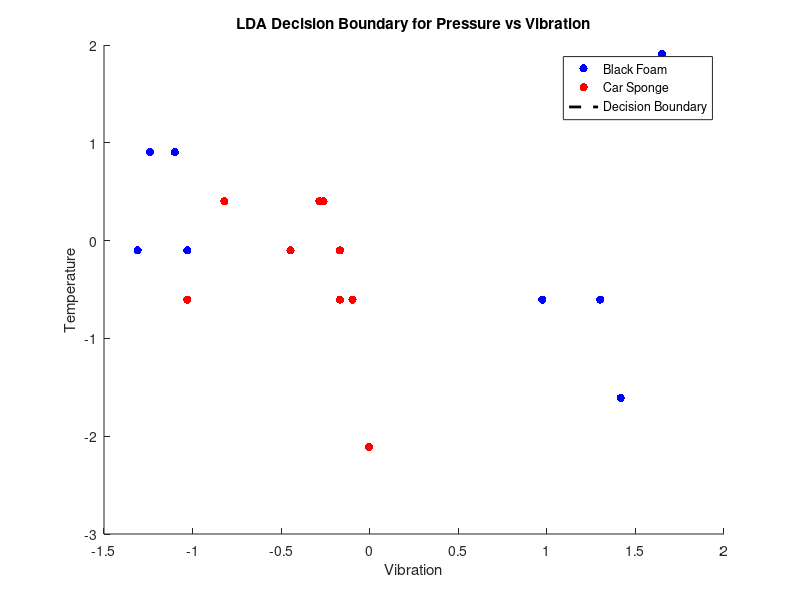
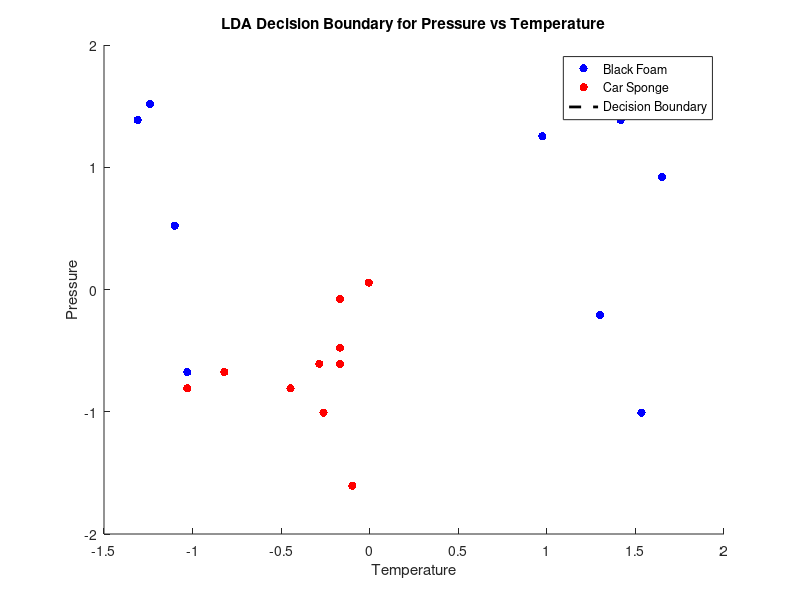
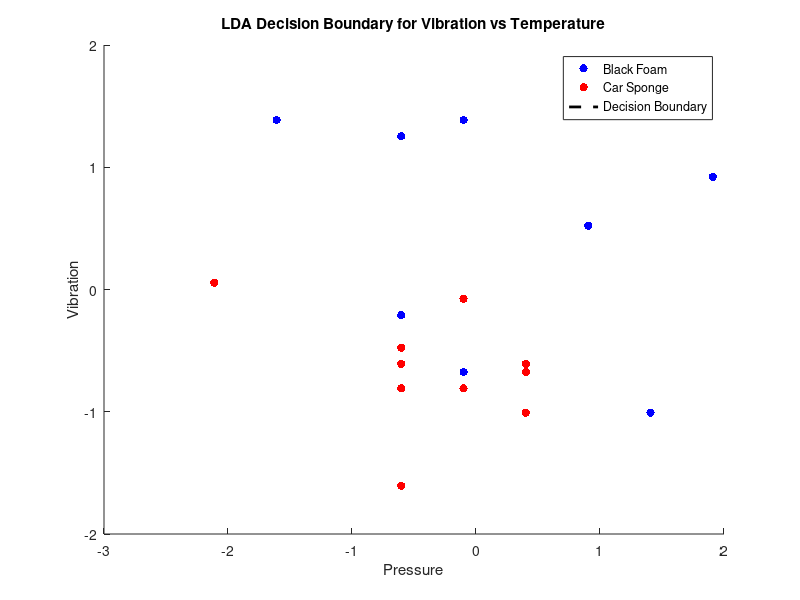

The MATLAB source for these figures, in order:
% Load the data from the .mat file
data = load('Lab1/F0_PVT.mat');

% Extract the features for black foam and car sponge
pressure_black_foam = data.Pressure(2,:)';
vibration_black_foam = data.Vibration(2,:)';
temperature_black_foam = data.Temperature(2,:)';

pressure_car_sponge = data.Pressure(3,:)';
vibration_car_sponge = data.Vibration(3,:)';
temperature_car_sponge = data.Temperature(3,:)';

% Combine the features into pairs for each class
X_pv = [pressure_black_foam, vibration_black_foam; pressure_car_sponge, vibration_car_sponge];
X_pt = [pressure_black_foam, temperature_black_foam; pressure_car_sponge, temperature_car_sponge];
X_vt = [vibration_black_foam, temperature_black_foam; vibration_car_sponge, temperature_car_sponge];

% Create label vectors for the classes
labels = [ones(size(pressure_black_foam)); 2 * ones(size(pressure_car_sponge))];

% Define the pairs of features
feature_pairs = {X_pv, X_pt, X_vt};
feature_names = {'Pressure', 'Vibration', 'Temperature'};
pair_names = {'Pressure vs Vibration', 'Pressure vs Temperature', 'Vibration vs Temperature'};

% Perform LDA for each feature pair and plot
for i = 1:length(feature_pairs)
    % Extract the data for the current feature pair
    X = feature_pairs{i};
    
    % Standardize the data
    X_std = (X - mean(X)) ./ std(X);

    % Compute the means for each class
    mean_black_foam = mean(X_std(labels == 1,:));
    mean_car_sponge = mean(X_std(labels == 2,:));

    % Compute the scatter matrices
    S_W = cov(X_std(labels == 1,:)) + cov(X_std(labels == 2,:));
    mean_diff = mean_black_foam - mean_car_sponge;
    S_B = (mean_diff' * mean_diff) * length(mean_black_foam);
    
    % Solve the generalized eigenvalue problem
    [V, D] = eig(S_B, S_W);
    [~, ind] = sort(diag(D), 'descend');
    W = V(:,ind(1));  % Select the eigenvector with the largest eigenvalue
    
    % Project the data onto the LDA direction
    Y = X_std * W;
    
    % Determine the decision boundary
    db_point = mean([mean_black_foam; mean_car_sponge]);
    db_normal = W;
    db_line = @(x1, x2) db_point(1) + (x2 - db_point(2)) * db_normal(1) / db_normal(2);

    % Create the scatter plot for the current feature pair
    figure;
    scatter(X_std(labels == 1, 1), X_std(labels == 1, 2), 'b', 'filled');
    hold on;
    scatter(X_std(labels == 2, 1), X_std(labels == 2, 2), 'r', 'filled');
    
    % Plot the decision boundary
    x_lim = get(gca, 'xlim');
    y_lim = get(gca, 'ylim');
    line_x = linspace(x_lim(1), x_lim(2), 100);
    line_y = db_line(line_x, db_point(2));
    plot(line_x, line_y, 'k--', 'LineWidth', 2);
    
    % Formatting the plot
    xlabel(feature_names{mod(i,3)+1});
    ylabel(feature_names{mod(i+1,3)+1});
    title(['LDA Decision Boundary for ', pair_names{i}]);
    legend('Black Foam', 'Car Sponge', 'Decision Boundary');
    hold off;
end


